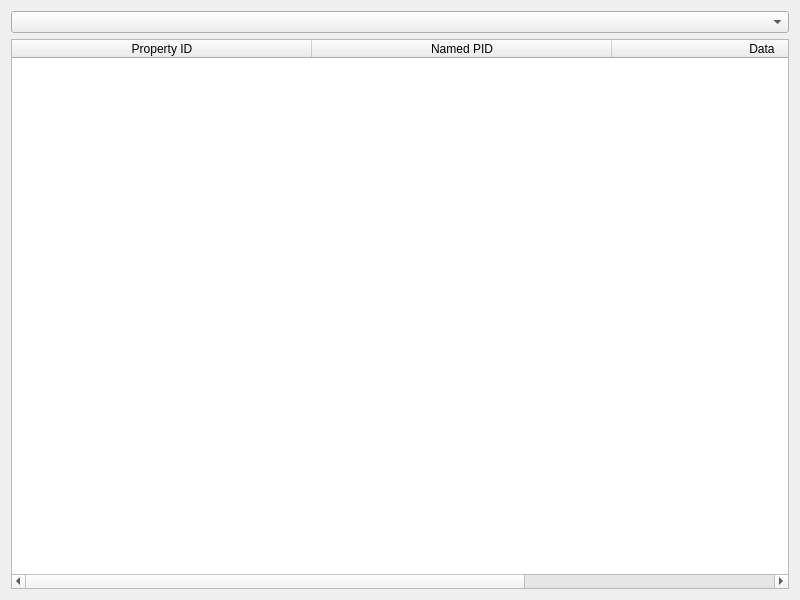
<?xml version="1.0" encoding="UTF-8"?>
<ui version="4.0">
 <class>NamedPropertiesViewer</class>
 <widget class="QWidget" name="NamedPropertiesViewer">
  <property name="geometry">
   <rect>
    <x>0</x>
    <y>0</y>
    <width>800</width>
    <height>600</height>
   </rect>
  </property>
  <property name="windowTitle">
   <string>NamedPropertiesViewer</string>
  </property>
  <layout class="QGridLayout" name="gridLayout">
   <item row="1" column="0">
    <widget class="QTableWidget" name="tableNamedProperties">
     <property name="editTriggers">
      <set>QAbstractItemView::NoEditTriggers</set>
     </property>
     <attribute name="horizontalHeaderDefaultSectionSize">
      <number>300</number>
     </attribute>
     <column>
      <property name="text">
       <string>Property ID</string>
      </property>
     </column>
     <column>
      <property name="text">
       <string>Named PID</string>
      </property>
     </column>
     <column>
      <property name="text">
       <string>Data</string>
      </property>
     </column>
    </widget>
   </item>
   <item row="0" column="0">
    <widget class="QComboBox" name="comboBoxInstance"/>
   </item>
  </layout>
 </widget>
 <resources/>
 <connections/>
</ui>
